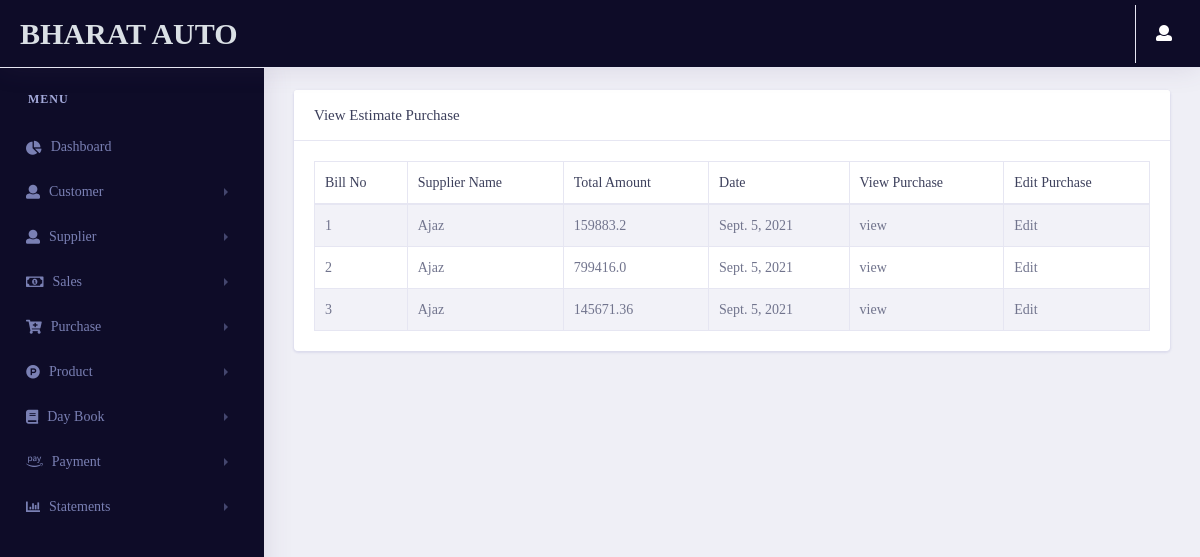
Before: /dashboard/viewpurchase/ (signed in) with the older database file.
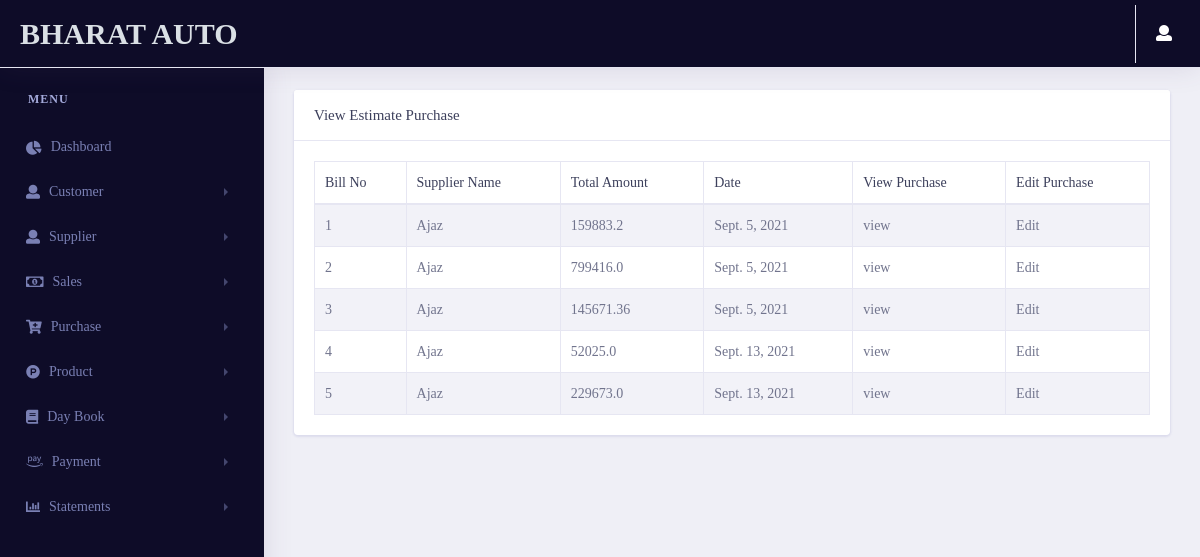
After: the same page with the newer database file.
### dashboard/models.py (models this page shows, shortened)
class Estimate_Purchase(models.Model):
    Bill_no = models.IntegerField()
    supplier = models.ForeignKey(Supplier_estimate,on_delete=models.CASCADE)
    date = models.DateField(auto_now_add=True)
    Total_amount = models.FloatField()
    Due_amount = models.FloatField()
    Round_off = models.FloatField()
    Grand_total = models.FloatField()

class Supplier_estimate(models.Model):
    supplierid = models.IntegerField()
    fullname = models.CharField(max_length=50)
    contactno = models.CharField(max_length=50)
    city = models.CharField(max_length=50)
    state = models.CharField(max_length=50)
    landmark = models.CharField(max_length=50)
    def __str__(self):
        return self.fullname

### dashboard/views.py (the view)
# urls.py: path('viewpurchase/',views.viewpurchase,name="viewpurchase"),
@login_required(login_url='login')
def viewpurchase(request):
    Estimate_group = Group.objects.get(name='Estimate')
    GST_group = Group.objects.get(name='GST')
    user = User.objects.get(username=request.user.username)
    try:
        if user.is_authenticated:
            if Estimate_group in user.groups.all():
                Purchase_data = Estimate_Purchase.objects.all()
            if GST_group in user.groups.all():
                Purchase_data = GST_Purchase.objects.all()
            context = {
                'Purchase_data' : Purchase_data
            }
            return render(request,"dashboard/viewpurchase.html",context)
        else:
            return redirect('login')
    except:
        return redirect('error404')

### pages/templatetags/user_auth.py (called while the page is built)
@register.filter(name='has_group')
def has_group(user, group_name):
    group = Group.objects.get(name=group_name)
    return True if group in user.groups.all() else False

### dashboard/templates/dashboard/viewpurchase.html (shortened to what this page needs)
{% extends 'pages/base.html' %}
{% load static %}
{% load user_auth %}
{% block content %}
    <link rel="stylesheet" href="{% static 'vendor/bootstrap/css/bootstrap.min.css' %}">
    <link rel="stylesheet" type="text/css" href="{% static 'vendor/datatables/css/dataTables.bootstrap4.css' %}">
    <link href="{% static 'vendor/fonts/circular-std/style.css' %}" rel="stylesheet">
    <link rel="stylesheet" href="{% static 'libs/css/style.css' %}">
    <link rel="stylesheet" href="{% static 'vendor/fonts/fontawesome/css/fontawesome-all.css' %}">
{% if request.user|has_group:"Estimate" %}
<div class="row">
    <div class="col-xl-12 col-lg-12 col-md-12 col-sm-12 col-12">
        <div class="card">
        <h5 class="card-header">View Estimate Purchase</h5>
            <div class="card-body">
                <div class="table-responsive">
                <table class="table table-striped table-bordered first">
                    <thead>
                        <tr>
                            <th>Bill No</th>
                            <th>Supplier Name</th>
                            <th>Total Amount</th>
                            <th>Date</th>
                            <th>View Purchase</th>
                            <th>Edit Purchase</th>
                        </tr>
                    </thead>
                    <tbody>
                        {% for i in Purchase_data    %}
                        <tr>
                            <td>{{i.Bill_no}}</td>
                            <td>{{i.supplier}}</td>
                            <td>{{i.Total_amount}}</td>
                            <td>{{i.date}}</td>
                            <td>
                                <a href="/dashboard/purchaseinvoice/{{i.id}}">view</a>
                            </td>
                            <td>
                                <a href="/dashboard/updatepurchase/{{i.id}}">Edit</a>
                            </td>
                        </tr>
                        {% endfor %}
                    </tbody>
                </table>
                </div>
            </div>
        </div>
    </div>
</div>
{% endif %}
{% endblock content %}

Changed rows visible on the page:
added Estimate_Purchase: Bill_no "4", supplier "Ajaz", Total_amount "52025.0", date "Sept. 13, 2021"
added Estimate_Purchase: Bill_no "5", supplier "Ajaz", Total_amount "229673.0", date "Sept. 13, 2021"
